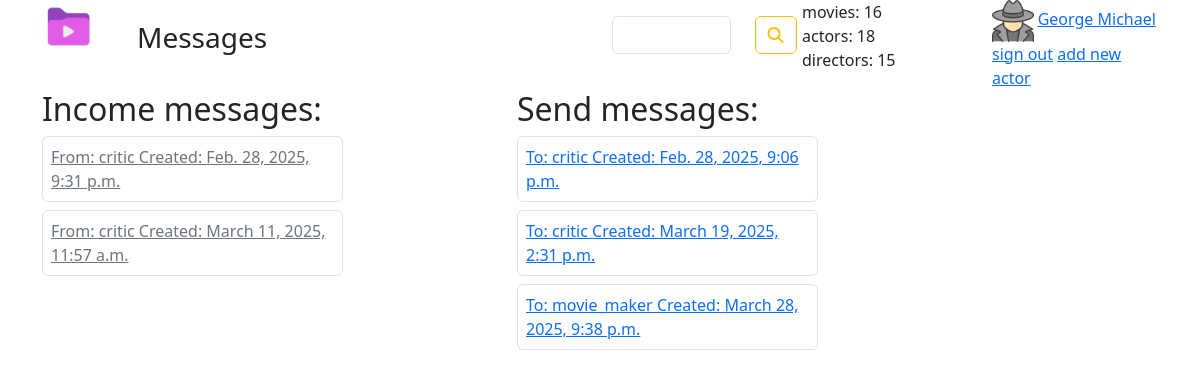
The page /message/list/view/ (signed in) on the database its author committed.
### imdb/models.py (models this page shows)
class Profile(models.Model):
    user = models.OneToOneField(User, related_name='profile', on_delete=models.CASCADE)
    img = models.ImageField(upload_to='user_imgs/', blank=True)

class Message(models.Model):
    author = models.ForeignKey(User, related_name='send_messages', on_delete=models.CASCADE)
    addressee = models.ForeignKey(User, related_name='income_messages', on_delete=models.CASCADE)
    text = models.TextField()
    is_read = models.BooleanField(default=False)
    created = models.DateTimeField(auto_now_add=True)

### imdb/views.py (the view)
# urls.py: path('message/list/view/', MessageListView.as_view(), name='message-list-view'),
class MessageListView(ListView):
    model = Message
    template_name = 'imdb/message_list.html'
    def get_context_data(self, **kwargs):
        context = super().get_context_data(**kwargs)
        context['income_message_list'] = Message.objects.filter(addressee=self.request.user)
        context['sent_message_list'] = Message.objects.filter(author=self.request.user)
        return context

### imdb/forms.py
class SearchForm(Form):
    pattern = CharField()
    def __init__(self, *args, **kwargs):
        super().__init__(*args, **kwargs)
        for field_name, field in self.fields.items():
            field.widget.attrs['class'] = 'form-control'
        self.fields['pattern'].label = ""

### imdb/templatetags/movie_tags.py (called while the page is built)
@register.simple_tag(name='statistics')
def get_statistics():
    n1 = Movie.objects.count()
    n2 = Actor.objects.count()
    n3 = Director.objects.count()
    return {
        'num_movies': n1,
        'num_actors': n2,
        'num_directors': n3,
    }

@register.inclusion_tag(filename='imdb/search_form.html', name='search_form_tag')
def search_form_tag():
    return {
        'search_form': SearchForm()
    }

### imdb/templates/imdb/message_list.html (shortened to what this page needs)
{% extends 'imdb/base.html' %}
{% load embed_video_tags %}
{% block title2 %}Messages{% endblock %}
{% block main %}
<div class="row">
    <div class="col-5">
        {% if income_message_list %}
        <h2>Income messages:</h2>
        {% for message in income_message_list %}
        <div class="border rounded col-8 mt-2 p-2">
            <a href="{% url 'imdb:message-detail-view' pk=message.id %}"
                class="{% if message.is_read  %}text-secondary{% else %}text-primary{% endif %}">From:
                {{message.author}} Created: {{message.created}}</a>
        </div>
        {% endfor %}
        {% else %}
        <h3>No new messages</h3>
        {% endif %}
    </div>
    <div class="col-5">
        <h2>Send messages:</h2>
        {% for message in sent_message_list %}
        <div class="border rounded col-8 mt-2 p-2">
            <a href="{% url 'imdb:message-detail-view' pk=message.id %}"
                class="{% if message.is_read  %}text-secondary{% else %}text-primary{% endif %}">To:
                {{message.addressee}} Created: {{message.created}}</a>
        </div>
        {% endfor %}
    </div>
</div>
{% endblock %}

### imdb/templates/imdb/base.html (shortened to what this page needs)
<!DOCTYPE html>
{% load static %}
{% load movie_tags %}
{% statistics as stat_obj %}
<html lang="en">
<head>
        <link rel="stylesheet" href="https://cdnjs.cloudflare.com/ajax/libs/font-awesome/6.7.2/css/all.min.css">
        <link href="https://cdn.jsdelivr.net/npm/bootstrap@5.3.3/dist/css/bootstrap.min.css" rel="stylesheet"
>
        <link rel="stylesheet" href="{% static 'imdb/css/custom.css'%}">
        <link rel="stylesheet" href="https://cdnjs.cloudflare.com/ajax/libs/font-awesome/6.7.2/css/all.min.css" />
</head>
<body>
    <div class="container">
        <div class="row">
            <div class="col-1">
                <a href="{% url 'imdb:index' %}">
                    <img src="{% static 'imdb/imgs/logo.png'%}" class="w-75" />
                </a>
            </div>
            <div class="col-5 py-3">
                <p class="fs-3">{% block title2 %}{% endblock %}</p>
            </div>
            <div class="col-2 pt-3">
               {% search_form_tag %}
            </div>
            <div class="col-2">
                movies: {{stat_obj.num_movies}}
                <br>
                actors: {{stat_obj.num_actors}}
                <br>
                directors: {{stat_obj.num_directors}}
            </div>
            <div class="col-2">
                {% if user.is_authenticated %}
                <img src="{{user.profile.img.url}}" class="w-25" />
                <a href="{% url 'imdb:user-profile' pk=user.id %}">{{user.get_full_name}}</a>
                <br>
                <a href="{% url 'imdb:user-sign-out' %}">sign out</a>
                {% if user.is_staff %}
                <a href="{% url 'imdb:create-actor-view' %}">add new actor</a>
                {% endif %}
                {% else %}
                <a href="{% url 'imdb:login-view' %}">sign in</a>
                <br>
                <a href="{% url 'imdb:create-account-page' %}">create account</a>
                {% endif %}
            </div>
        </div>
        {% block main %}{% endblock %}
    </div>
</body>
</html>

### rows shown on the page
Message: author "critic", created "Feb. 28, 2025, 9:31 p.m."
Message: author "critic", created "March 11, 2025, 11:57 a.m."
Message: addressee "critic", created "Feb. 28, 2025, 9:06 p.m."
Message: addressee "critic", created "March 19, 2025, 2:31 p.m."
Message: addressee "movie_maker", created "March 28, 2025, 9:38 p.m."

### other values the page prints
{{ stat_obj.num_movies }} "16"
{{ stat_obj.num_actors }} "18"
{{ stat_obj.num_directors }} "15"
{{ user.get_full_name }} "George Michael"
